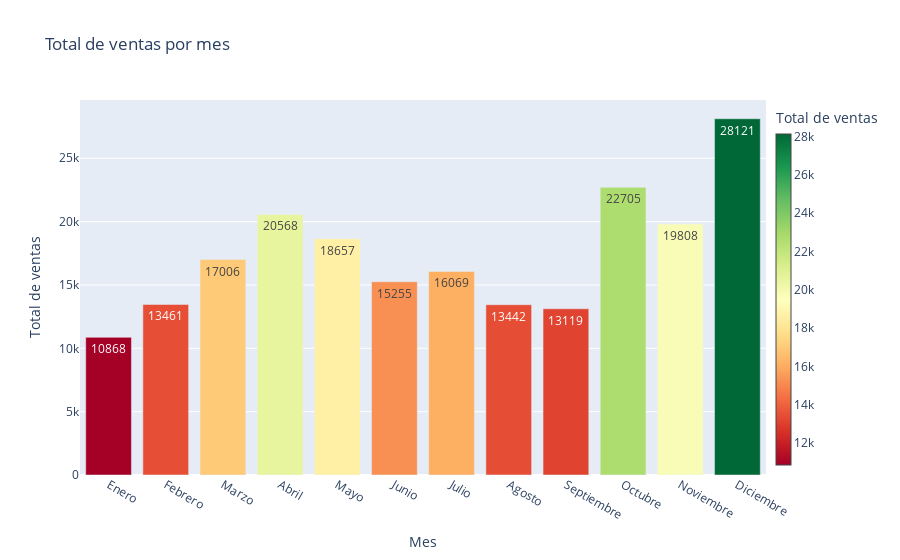

This figure's notebook cell:
### Markdown cell above
### ● ¿Cómo variaron las ventas a lo largo de los diferentes meses?

### Code cell
# Creo listas para almacenar los totales de ventas y los nombres de los meses
totales_ventas = []
nombres_meses = []

for mes in meses:
    dataframe_mes = dataframes[mes]
    dataframe_mes = extraer_datos(dataframe_mes)

    total_ventas_mes = dataframe_mes['Cantidad Pedida'].sum()
    totales_ventas.append(total_ventas_mes)
    nombres_meses.append(mes)

# Creo el objeto figura con el gráfico de barras
fig = go.Figure()

fig.add_trace(go.Bar(
    x=meses,
    y=totales_ventas,
    marker=dict(color=totales_ventas, colorscale = 'RdYlGn', colorbar=dict(title="Total de ventas", x=1.0, thickness=15)),  # Color y barra de colores
    text=totales_ventas,
    textposition='auto',  # Muestro el valor encima de las barras

))

# Configuro los ejes y los títulos
fig.update_layout(
    title="Total de ventas por mes",
    xaxis=dict(title="Mes"),
    yaxis=dict(title="Total de ventas"),
)

fig.show()

### Figure 1 — Plotly figure (JSON) as saved in the notebook; plotly's stock layout.template omitted (floating-point values rounded to 4 significant figures)
{"data": [{"marker": {"color": [10868, 13461, 17006, 20568, 18657, 15255, 16069, 13442, 13119, 22705, 19808, 28121], "colorbar": {"thickness": 15, "title": {"text": "Total de ventas"}, "x": 1}, "colorscale": [[0, "rgb(165,0,38)"], [0.1, "rgb(215,48,39)"], [0.2, "rgb(244,109,67)"], [0.3, "rgb(253,174,97)"], [0.4, "rgb(254,224,139)"], [0.5, "rgb(255,255,191)"], [0.6, "rgb(217,239,139)"], [0.7, "rgb(166,217,106)"], [0.8, "rgb(102,189,99)"], [0.9, "rgb(26,152,80)"], [1, "rgb(0,104,55)"]]}, "text": ["10868", "13461", "17006", "20568", "18657", "15255", "16069", "13442", "13119", "22705", "19808", "28121"], "textposition": "auto", "type": "bar", "x": ["Enero", "Febrero", "Marzo", "Abril", "Mayo", "Junio", "Julio", "Agosto", "Septiembre", "Octubre", "Noviembre", "Diciembre"], "y": [10868, 13461, 17006, 20568, 18657, 15255, 16069, 13442, 13119, 22705, 19808, 28121]}], "layout": {"title": {"text": "Total de ventas por mes"}, "xaxis": {"title": {"text": "Mes"}}, "yaxis": {"title": {"text": "Total de ventas"}}}}
